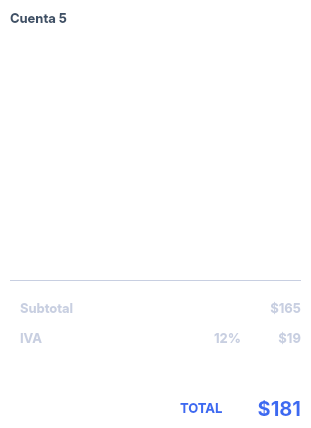
<?xml version="1.0" encoding="UTF-8"?>
<ui version="4.0">
 <class>orden_cuenta</class>
 <widget class="QWidget" name="orden_cuenta">
  <property name="geometry">
   <rect>
    <x>0</x>
    <y>0</y>
    <width>311</width>
    <height>428</height>
   </rect>
  </property>
  <property name="windowTitle">
   <string>Form</string>
  </property>
  <property name="styleSheet">
   <string notr="true">QWidget{
	border: none;
	background: white;
	
}</string>
  </property>
  <widget class="QLabel" name="label">
   <property name="geometry">
    <rect>
     <x>10</x>
     <y>10</y>
     <width>61</width>
     <height>16</height>
    </rect>
   </property>
   <property name="font">
    <font>
     <family>SF Pro Display</family>
     <pointsize>10</pointsize>
     <weight>75</weight>
     <bold>true</bold>
    </font>
   </property>
   <property name="styleSheet">
    <string notr="true">color: #3E5066;</string>
   </property>
   <property name="text">
    <string>Cuenta 5</string>
   </property>
  </widget>
  <widget class="QScrollArea" name="scrollArea">
   <property name="geometry">
    <rect>
     <x>10</x>
     <y>40</y>
     <width>281</width>
     <height>231</height>
    </rect>
   </property>
   <property name="styleSheet">
    <string notr="true">QScrollArea{
	border: none;
	background: none;
}</string>
   </property>
   <property name="widgetResizable">
    <bool>true</bool>
   </property>
   <widget class="QWidget" name="scrollAreaWidgetContents">
    <property name="geometry">
     <rect>
      <x>0</x>
      <y>0</y>
      <width>281</width>
      <height>231</height>
     </rect>
    </property>
    <layout class="QGridLayout" name="gridLayout_2">
     <item row="0" column="0">
      <layout class="QGridLayout" name="gridLayout"/>
     </item>
    </layout>
   </widget>
  </widget>
  <widget class="QLabel" name="label_2">
   <property name="geometry">
    <rect>
     <x>20</x>
     <y>300</y>
     <width>61</width>
     <height>16</height>
    </rect>
   </property>
   <property name="font">
    <font>
     <family>SF Pro Display</family>
     <pointsize>10</pointsize>
     <weight>75</weight>
     <bold>true</bold>
    </font>
   </property>
   <property name="styleSheet">
    <string notr="true">color: #C8CFE1;
</string>
   </property>
   <property name="text">
    <string>Subtotal</string>
   </property>
  </widget>
  <widget class="QLabel" name="label_3">
   <property name="geometry">
    <rect>
     <x>20</x>
     <y>330</y>
     <width>61</width>
     <height>16</height>
    </rect>
   </property>
   <property name="font">
    <font>
     <family>SF Pro Display</family>
     <pointsize>10</pointsize>
     <weight>75</weight>
     <bold>true</bold>
    </font>
   </property>
   <property name="styleSheet">
    <string notr="true">color: #C8CFE1;</string>
   </property>
   <property name="text">
    <string>IVA</string>
   </property>
  </widget>
  <widget class="QLabel" name="label_5">
   <property name="geometry">
    <rect>
     <x>180</x>
     <y>400</y>
     <width>61</width>
     <height>16</height>
    </rect>
   </property>
   <property name="font">
    <font>
     <family>SF Pro Display</family>
     <pointsize>10</pointsize>
     <weight>75</weight>
     <bold>true</bold>
    </font>
   </property>
   <property name="styleSheet">
    <string notr="true">color: #3C6AF1;</string>
   </property>
   <property name="text">
    <string>TOTAL</string>
   </property>
  </widget>
  <widget class="QLabel" name="subtotal">
   <property name="geometry">
    <rect>
     <x>240</x>
     <y>300</y>
     <width>61</width>
     <height>16</height>
    </rect>
   </property>
   <property name="font">
    <font>
     <family>SF Pro Display</family>
     <pointsize>10</pointsize>
     <weight>75</weight>
     <bold>true</bold>
    </font>
   </property>
   <property name="styleSheet">
    <string notr="true">color: #C8CFE1;</string>
   </property>
   <property name="text">
    <string>$165</string>
   </property>
   <property name="alignment">
    <set>Qt::AlignRight|Qt::AlignTrailing|Qt::AlignVCenter</set>
   </property>
  </widget>
  <widget class="QLabel" name="iva">
   <property name="geometry">
    <rect>
     <x>240</x>
     <y>330</y>
     <width>61</width>
     <height>16</height>
    </rect>
   </property>
   <property name="font">
    <font>
     <family>SF Pro Display</family>
     <pointsize>10</pointsize>
     <weight>75</weight>
     <bold>true</bold>
    </font>
   </property>
   <property name="styleSheet">
    <string notr="true">color: #C8CFE1;</string>
   </property>
   <property name="text">
    <string>$19</string>
   </property>
   <property name="alignment">
    <set>Qt::AlignRight|Qt::AlignTrailing|Qt::AlignVCenter</set>
   </property>
  </widget>
  <widget class="QLabel" name="label_10">
   <property name="geometry">
    <rect>
     <x>180</x>
     <y>330</y>
     <width>61</width>
     <height>16</height>
    </rect>
   </property>
   <property name="font">
    <font>
     <family>SF Pro Display</family>
     <pointsize>10</pointsize>
     <weight>75</weight>
     <bold>true</bold>
    </font>
   </property>
   <property name="styleSheet">
    <string notr="true">color: #C8CFE1;</string>
   </property>
   <property name="text">
    <string>12%</string>
   </property>
   <property name="alignment">
    <set>Qt::AlignRight|Qt::AlignTrailing|Qt::AlignVCenter</set>
   </property>
  </widget>
  <widget class="QLabel" name="total">
   <property name="geometry">
    <rect>
     <x>240</x>
     <y>400</y>
     <width>61</width>
     <height>16</height>
    </rect>
   </property>
   <property name="font">
    <font>
     <family>SF Pro Display</family>
     <pointsize>15</pointsize>
     <weight>75</weight>
     <bold>true</bold>
    </font>
   </property>
   <property name="styleSheet">
    <string notr="true">color: #3C6AF1;</string>
   </property>
   <property name="text">
    <string>$181</string>
   </property>
   <property name="alignment">
    <set>Qt::AlignRight|Qt::AlignTrailing|Qt::AlignVCenter</set>
   </property>
  </widget>
  <widget class="QLabel" name="label_6">
   <property name="geometry">
    <rect>
     <x>0</x>
     <y>0</y>
     <width>311</width>
     <height>431</height>
    </rect>
   </property>
   <property name="styleSheet">
    <string notr="true">background: white;
border-radius: 10px;</string>
   </property>
   <property name="text">
    <string/>
   </property>
  </widget>
  <widget class="QLabel" name="label_4">
   <property name="geometry">
    <rect>
     <x>10</x>
     <y>280</y>
     <width>291</width>
     <height>1</height>
    </rect>
   </property>
   <property name="styleSheet">
    <string notr="true">background: #C8CFE1;</string>
   </property>
   <property name="text">
    <string/>
   </property>
  </widget>
  <zorder>label_6</zorder>
  <zorder>label</zorder>
  <zorder>scrollArea</zorder>
  <zorder>label_2</zorder>
  <zorder>label_3</zorder>
  <zorder>label_5</zorder>
  <zorder>subtotal</zorder>
  <zorder>iva</zorder>
  <zorder>label_10</zorder>
  <zorder>total</zorder>
  <zorder>label_4</zorder>
 </widget>
 <resources/>
 <connections/>
</ui>
